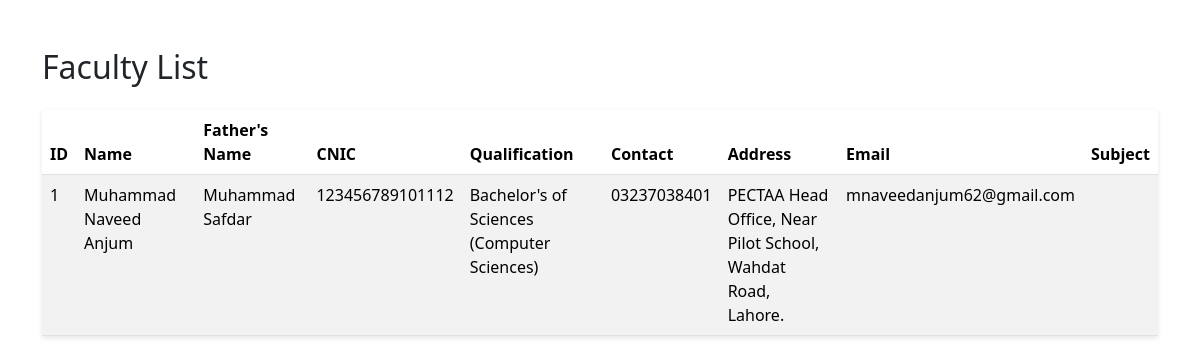
Screenshot of /teachers/ with the database file from the repository.
### first_app/models.py (models this page shows, shortened)
class TeacherSignUp(models.Model):
    user = models.ForeignKey(User, on_delete=models.CASCADE, related_name="teacher", blank=True, null=True)  # Establishes a foreign key relationship with the User model
    teacher_name = models.CharField(max_length=100)
    teacher_father_name = models.CharField(max_length=100)
    teacher_cnic = models.IntegerField()
    teacher_qualification = models.CharField(max_length=50)
    teacher_contact = models.CharField(max_length=15)
    teacher_address = models.CharField(max_length=200, blank=True)
    teacher_email = models.EmailField()
    teacher_password = models.CharField(max_length=20)

### first_app/views.py (the view)
# urls.py: path('teachers/', views.teacher_list, name='teacher_list'),
def teacher_list(request):
    teachers = TeacherSignUp.objects.all()  # Retrieve all teacher records from the database
    return render(request, 'faculty_list.html', {'teachers': teachers})  # Render the teacher list template with the retrieved teacher data

### templates/faculty_list.html
{% include "header.html" %}
<div class="container mt-5">
    <h2 class="mb-4">Faculty List</h2>
    <table class="table table-striped">
        <thead>
            <tr>
                <th>ID</th>
                <th>Name</th>
                <th>Father's Name</th>
                <th>CNIC</th>
                <th>Qualification</th>
                <th>Contact</th>
                <th>Address</th>
                <th>Email</th>
                <th>Subject</th>
            </tr>
        </thead>
        <tbody>
            {% for teacher in teachers %}
            <tr>
                <td>{{ teacher.id }}</td>
                <td>{{ teacher.teacher_name }}</td>
                <td>{{ teacher.teacher_father_name }}</td>
                <td>{{ teacher.teacher_cnic }}</td>
                <td>{{ teacher.teacher_qualification }}</td>
                <td>{{ teacher.teacher_contact }}</td>
                <td>{{ teacher.teacher_address }}</td>
                <td>{{ teacher.teacher_email }}</td>
                <td>{{ teacher.teacher_subject }}</td>
            </tr>
            {% endfor %}
        </tbody>
    </table>
</div>

### static/style.css (style rules this page uses)
body { font-family: Arial, sans-serif; margin: 20px; background-color: #f5f5f5; }
table { width: 100%; border-collapse: collapse; margin: 20px 0; background-color: white; box-shadow: 0 2px 5px rgba(0, 0, 0, 0.1); }
th { background-color: #4CAF50; color: white; padding: 12px; text-align: left; }
td { padding: 10px; border-bottom: 1px solid #ddd; }

### rows the page displays
TeacherSignUp: id "1", teacher_name "Muhammad Naveed Anjum", teacher_father_name "Muhammad Safdar", teacher_cnic "123456789101112", teacher_qualification "Bachelor's of Sciences (Computer Sciences)", teacher_contact "03237038401", teacher_address "PECTAA Head Office, Near Pilot School, Wahdat Road, Lahore.", teacher_email "mnaveedanjum62@gmail.com"
